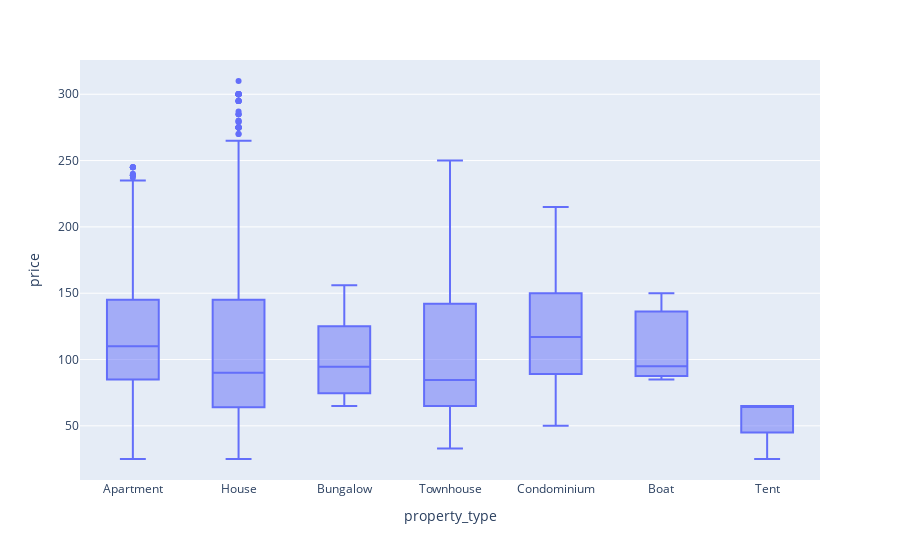

The cell this chart's notebook holds for it:
### Code cell
fig = px.box(listado_copia, y="price", x="property_type")
fig.show()

### Figure 1 — Plotly figure (JSON) as saved in the notebook; plotly's stock layout.template omitted (floating-point values rounded to 4 significant figures; data arrays with more than 128 entries replaced by an {"elided": "..."} marker saying what was removed)
{"data": [{"alignmentgroup": "True", "hovertemplate": "property_type=%{x}<br>price=%{y}<extra></extra>", "legendgroup": "", "marker": {"color": "#636efa"}, "name": "", "notched": false, "offsetgroup": "", "orientation": "v", "showlegend": false, "type": "box", "x": {"elided": "2595 str values"}, "x0": " ", "xaxis": "x", "y": {"elided": "2595 int values"}, "y0": " ", "yaxis": "y"}], "layout": {"boxmode": "group", "legend": {"tracegroupgap": 0}, "margin": {"t": 60}, "xaxis": {"anchor": "y", "domain": [0, 1], "title": {"text": "property_type"}}, "yaxis": {"anchor": "x", "domain": [0, 1], "title": {"text": "price"}}}}
